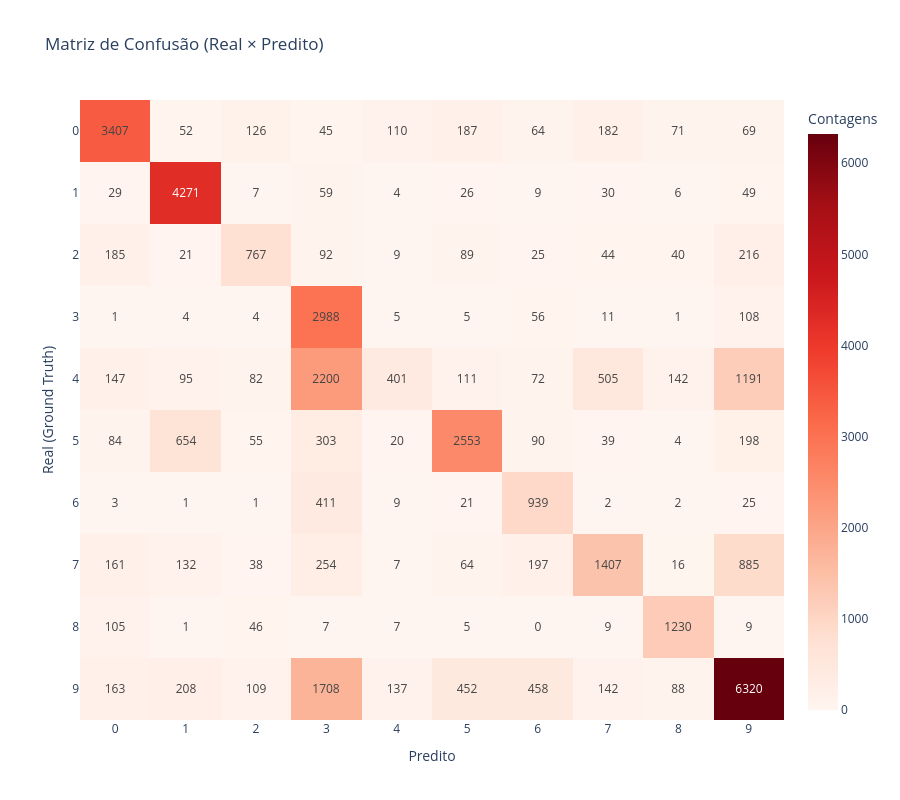

Write notebook code for a chart like this one.
### Markdown cell above
## 5) Validação com Ground Truth

### Code cell
accuracy, cls_report, cm = analyzer.evaluate_ground_truth(
    df_with_consensus=df_with_consensus
)

visualizer.plot_confusion_matrix(
    cm=cm,
    categories=categories
)

### Figure 1 — Plotly figure (JSON) as saved in the notebook; plotly's stock layout.template omitted (floating-point values rounded to 4 significant figures)
{"data": [{"colorbar": {"title": {"text": "Contagens"}}, "colorscale": [[0, "rgb(255,245,240)"], [0.125, "rgb(254,224,210)"], [0.25, "rgb(252,187,161)"], [0.375, "rgb(252,146,114)"], [0.5, "rgb(251,106,74)"], [0.625, "rgb(239,59,44)"], [0.75, "rgb(203,24,29)"], [0.875, "rgb(165,15,21)"], [1, "rgb(103,0,13)"]], "text": [[163, 208, 109, 1708, 137, 452, 458, 142, 88, 6320], [105, 1, 46, 7, 7, 5, 0, 9, 1230, 9], [161, 132, 38, 254, 7, 64, 197, 1407, 16, 885], [3, 1, 1, 411, 9, 21, 939, 2, 2, 25], [84, 654, 55, 303, 20, 2553, 90, 39, 4, 198], [147, 95, 82, 2200, 401, 111, 72, 505, 142, 1191], [1, 4, 4, 2988, 5, 5, 56, 11, 1, 108], [185, 21, 767, 92, 9, 89, 25, 44, 40, 216], [29, 4271, 7, 59, 4, 26, 9, 30, 6, 49], [3407, 52, 126, 45, 110, 187, 64, 182, 71, 69]], "texttemplate": "%{text}", "type": "heatmap", "x": [0, 1, 2, 3, 4, 5, 6, 7, 8, 9], "y": [9, 8, 7, 6, 5, 4, 3, 2, 1, 0], "z": [[163, 208, 109, 1708, 137, 452, 458, 142, 88, 6320], [105, 1, 46, 7, 7, 5, 0, 9, 1230, 9], [161, 132, 38, 254, 7, 64, 197, 1407, 16, 885], [3, 1, 1, 411, 9, 21, 939, 2, 2, 25], [84, 654, 55, 303, 20, 2553, 90, 39, 4, 198], [147, 95, 82, 2200, 401, 111, 72, 505, 142, 1191], [1, 4, 4, 2988, 5, 5, 56, 11, 1, 108], [185, 21, 767, 92, 9, 89, 25, 44, 40, 216], [29, 4271, 7, 59, 4, 26, 9, 30, 6, 49], [3407, 52, 126, 45, 110, 187, 64, 182, 71, 69]]}], "layout": {"height": 800, "title": {"text": "Matriz de Confusão (Real × Predito)"}, "width": 900, "xaxis": {"tickmode": "array", "ticktext": [0, 1, 2, 3, 4, 5, 6, 7, 8, 9], "tickvals": [0, 1, 2, 3, 4, 5, 6, 7, 8, 9], "title": {"text": "Predito"}, "type": "category"}, "yaxis": {"tickmode": "array", "ticktext": [9, 8, 7, 6, 5, 4, 3, 2, 1, 0], "tickvals": [9, 8, 7, 6, 5, 4, 3, 2, 1, 0], "title": {"text": "Real (Ground Truth)"}, "type": "category"}}}
